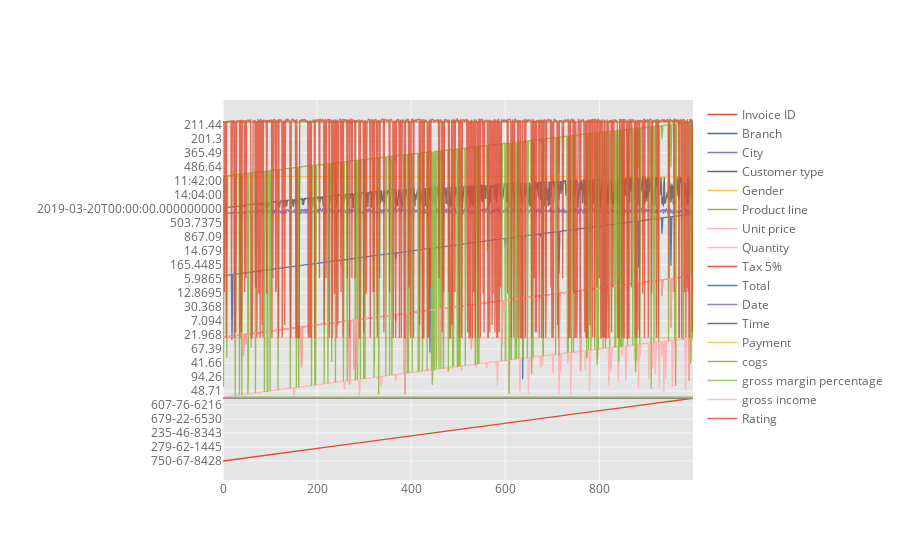

Here is the notebook cell this chart was saved with:
### Code cell
# make plots interactive 

df.iplot()

### Figure 1 — Plotly figure (JSON) as saved in the notebook; plotly's stock layout.template omitted (floating-point values rounded to 4 significant figures; data arrays with more than 128 entries replaced by an {"elided": "..."} marker saying what was removed)
{"data": [{"line": {"color": "rgba(226, 74, 51, 1.0)", "dash": "solid", "shape": "linear", "width": 1.3}, "mode": "lines", "name": "Invoice ID", "text": "", "type": "scatter", "x": {"elided": "1000 int values"}, "y": {"elided": "1000 str values"}}, {"line": {"color": "rgba(62, 111, 176, 1.0)", "dash": "solid", "shape": "linear", "width": 1.3}, "mode": "lines", "name": "Branch", "text": "", "type": "scatter", "x": {"elided": "1000 int values"}, "y": {"elided": "1000 str values"}}, {"line": {"color": "rgba(132, 118, 202, 1.0)", "dash": "solid", "shape": "linear", "width": 1.3}, "mode": "lines", "name": "City", "text": "", "type": "scatter", "x": {"elided": "1000 int values"}, "y": {"elided": "1000 str values"}}, {"line": {"color": "rgba(101, 101, 101, 1.0)", "dash": "solid", "shape": "linear", "width": 1.3}, "mode": "lines", "name": "Customer type", "text": "", "type": "scatter", "x": {"elided": "1000 int values"}, "y": {"elided": "1000 str values"}}, {"line": {"color": "rgba(251, 193, 94, 1.0)", "dash": "solid", "shape": "linear", "width": 1.3}, "mode": "lines", "name": "Gender", "text": "", "type": "scatter", "x": {"elided": "1000 int values"}, "y": {"elided": "1000 str values"}}, {"line": {"color": "rgba(142, 186, 66, 1.0)", "dash": "solid", "shape": "linear", "width": 1.3}, "mode": "lines", "name": "Product line", "text": "", "type": "scatter", "x": {"elided": "1000 int values"}, "y": {"elided": "1000 str values"}}, {"line": {"color": "rgba(255, 181, 184, 1.0)", "dash": "solid", "shape": "linear", "width": 1.3}, "mode": "lines", "name": "Unit price", "text": "", "type": "scatter", "x": {"elided": "1000 int values"}, "y": {"elided": "1000 float values"}}, {"line": {"color": "rgba(255, 181, 184, 0.8999999999999999)", "dash": "solid", "shape": "linear", "width": 1.3}, "mode": "lines", "name": "Quantity", "text": "", "type": "scatter", "x": {"elided": "1000 int values"}, "y": {"elided": "1000 int values"}}, {"line": {"color": "rgba(226, 74, 51, 0.8999999999999999)", "dash": "solid", "shape": "linear", "width": 1.3}, "mode": "lines", "name": "Tax 5%", "text": "", "type": "scatter", "x": {"elided": "1000 int values"}, "y": {"elided": "1000 float values"}}, {"line": {"color": "rgba(62, 111, 176, 0.8999999999999999)", "dash": "solid", "shape": "linear", "width": 1.3}, "mode": "lines", "name": "Total", "text": "", "type": "scatter", "x": {"elided": "1000 int values"}, "y": {"elided": "1000 float values"}}, {"line": {"color": "rgba(132, 118, 202, 0.8999999999999999)", "dash": "solid", "shape": "linear", "width": 1.3}, "mode": "lines", "name": "Date", "text": "", "type": "scatter", "x": {"elided": "1000 int values"}, "y": {"elided": "1000 str values"}}, {"line": {"color": "rgba(101, 101, 101, 0.8999999999999999)", "dash": "solid", "shape": "linear", "width": 1.3}, "mode": "lines", "name": "Time", "text": "", "type": "scatter", "x": {"elided": "1000 int values"}, "y": {"elided": "1000 str values"}}, {"line": {"color": "rgba(251, 193, 94, 0.8999999999999999)", "dash": "solid", "shape": "linear", "width": 1.3}, "mode": "lines", "name": "Payment", "text": "", "type": "scatter", "x": {"elided": "1000 int values"}, "y": {"elided": "1000 str values"}}, {"line": {"color": "rgba(142, 186, 66, 0.8999999999999999)", "dash": "solid", "shape": "linear", "width": 1.3}, "mode": "lines", "name": "cogs", "text": "", "type": "scatter", "x": {"elided": "1000 int values"}, "y": {"elided": "1000 float values"}}, {"line": {"color": "rgba(142, 186, 66, 0.7999999999999998)", "dash": "solid", "shape": "linear", "width": 1.3}, "mode": "lines", "name": "gross margin percentage", "text": "", "type": "scatter", "x": {"elided": "1000 int values"}, "y": {"elided": "1000 float values"}}, {"line": {"color": "rgba(255, 181, 184, 0.7999999999999998)", "dash": "solid", "shape": "linear", "width": 1.3}, "mode": "lines", "name": "gross income", "text": "", "type": "scatter", "x": {"elided": "1000 int values"}, "y": {"elided": "1000 float values"}}, {"line": {"color": "rgba(226, 74, 51, 0.7999999999999998)", "dash": "solid", "shape": "linear", "width": 1.3}, "mode": "lines", "name": "Rating", "text": "", "type": "scatter", "x": {"elided": "1000 int values"}, "y": {"elided": "1000 float values"}}], "layout": {"legend": {"bgcolor": "#FFFFFF", "font": {"color": "#666666"}}, "paper_bgcolor": "#FFFFFF", "plot_bgcolor": "#E5E5E5", "title": {"font": {"color": "#151516"}}, "xaxis": {"gridcolor": "#F6F6F6", "showgrid": true, "tickfont": {"color": "#666666"}, "title": {"font": {"color": "#666666"}, "text": ""}, "zerolinecolor": "#F6F6F6"}, "yaxis": {"gridcolor": "#F6F6F6", "showgrid": true, "tickfont": {"color": "#666666"}, "title": {"font": {"color": "#666666"}, "text": ""}, "zerolinecolor": "#F6F6F6"}}}
